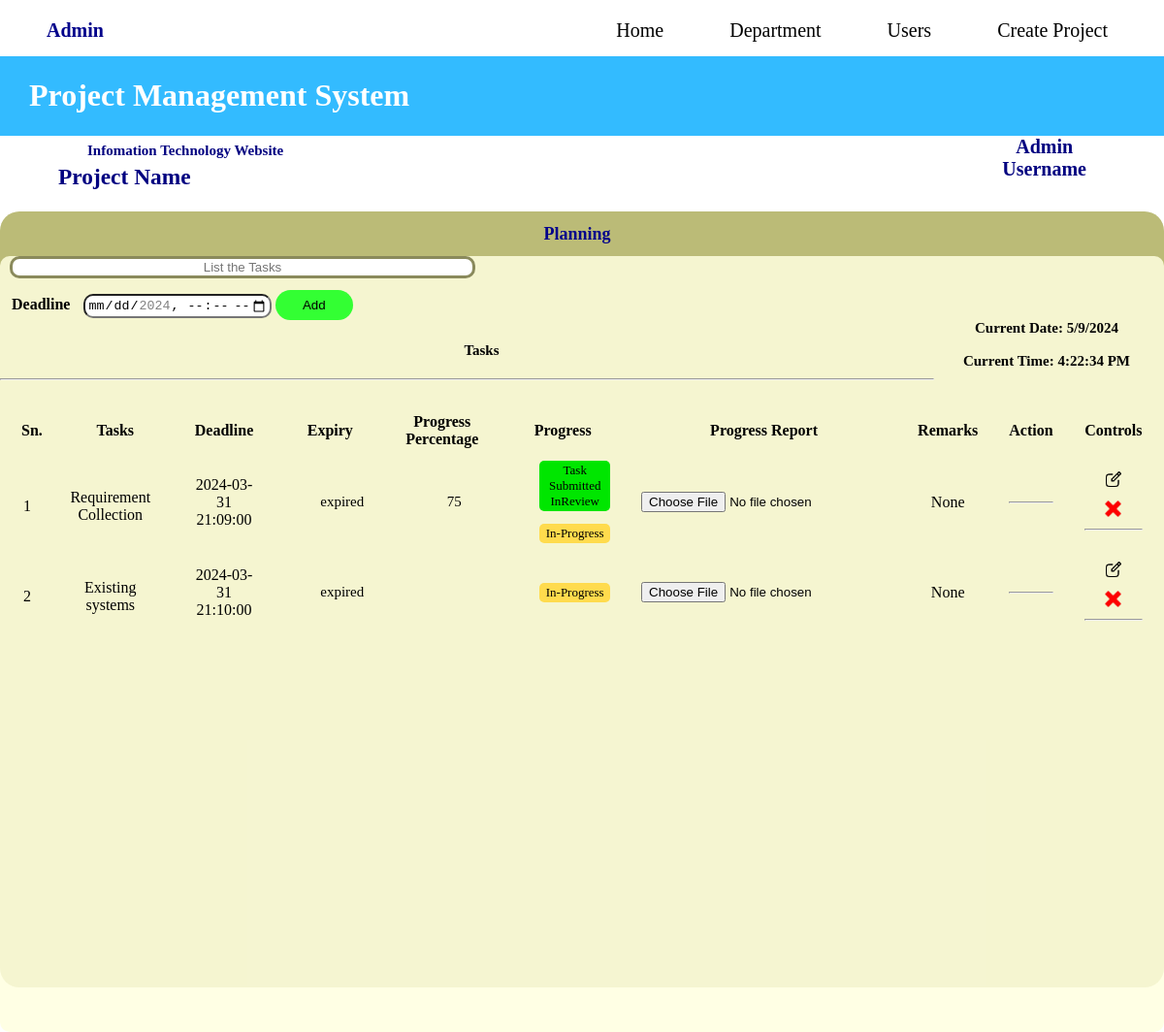
Before: /task_mgmt/sub_task_list.php?main_task_id=16&project_id=10 (signed in) with the older database file.
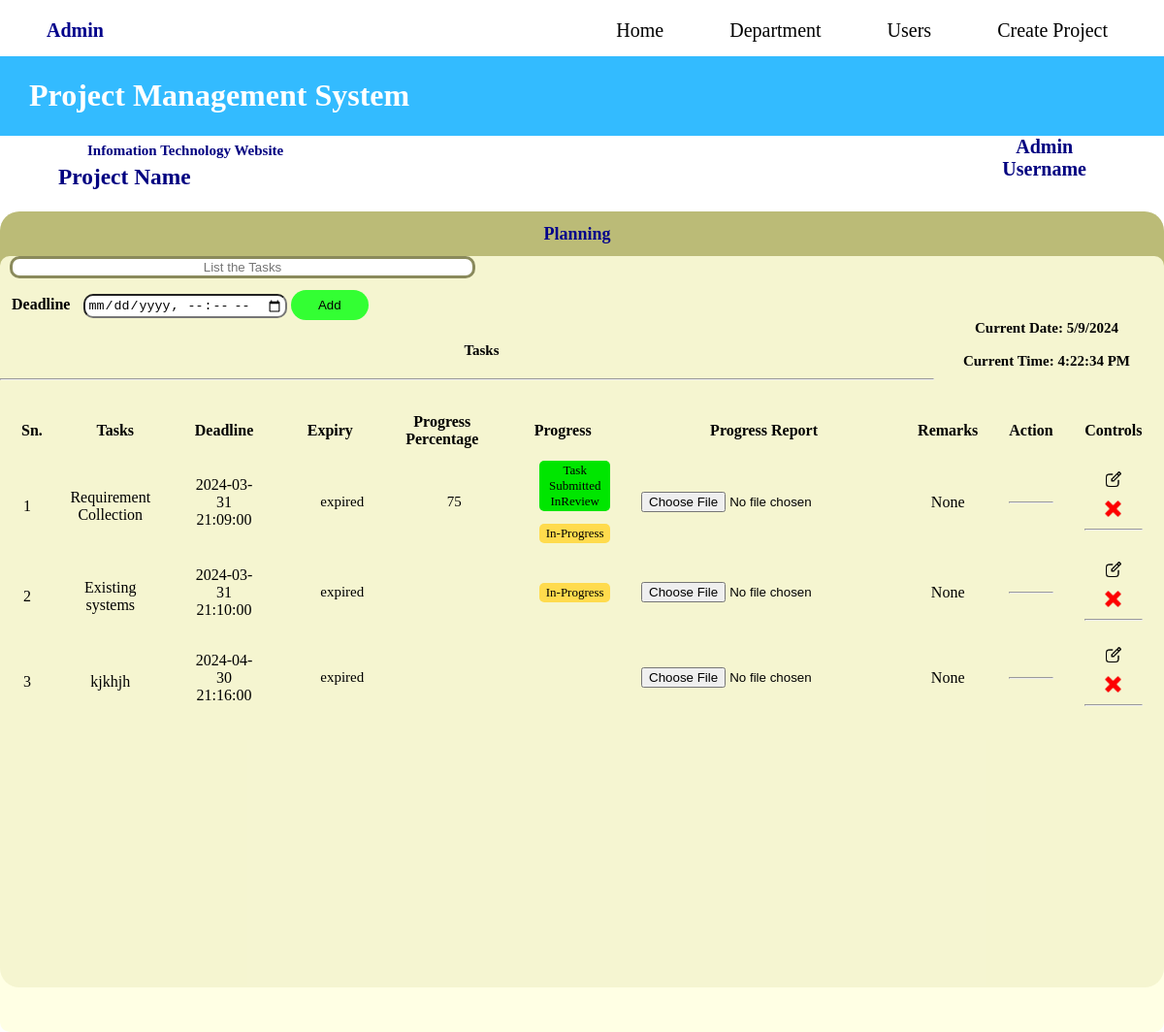
After: the same page with the newer database file.
### tables this page shows
CREATE TABLE `sub_task_mgmt` (
  `Id` int(11) NOT NULL,
  `message` varchar(255) NOT NULL,
  `main_task_id` int(11) DEFAULT NULL,
  `end_date_time` datetime DEFAULT NULL,
  `progress_percentage` varchar(5) NOT NULL,
  `progress` int(11) DEFAULT NULL,
  `remarks` varchar(255) NOT NULL DEFAULT 'None',
  `fileupload` varchar(255) NOT NULL,
  `completed` int(11) DEFAULT NULL,
  `review` int(11) NOT NULL,
  `suspend` int(11) DEFAULT NULL,
  `project_id` int(11) NOT NULL,
  `updated_date` datetime NOT NULL,
  `isvarified` int(11) NOT NULL
);

### task_mgmt/js/validmaintaskdate.php (called while the page is built, shortened)
<?php
if (!function_exists('getDateTimeDiff'))
{
    function getDateTimeDiff($end_date_time) {
        $now_timestamp = strtotime(date('Y-m-d H:i:s'));
        $end_timestamp = strtotime($end_date_time);
        $diff_timestamp = $end_timestamp - $now_timestamp;
        if ($diff_timestamp < 0) {
            return 'expired';
        } elseif ($diff_timestamp < 60) {
            return 'few seconds left';
        } elseif ($diff_timestamp >= 60 && $diff_timestamp < 3600) {
            return round($diff_timestamp / 60) . ' mins left';
        } elseif ($diff_timestamp >= 3600 && $diff_timestamp < 86400) {
            return round($diff_timestamp / 3600) . ' hours left';
        } elseif ($diff_timestamp >= 86400 && $diff_timestamp < (86400 * 30)) {
            return round($diff_timestamp / (86400)) . ' days left';
        } elseif ($diff_timestamp >= (86400 * 30) && $diff_timestamp < (86400 * 365)) {
            return round($diff_timestamp / (86400 * 30)) . ' months left';
        } else {
            return round($diff_timestamp / (86400 * 365)) . ' years left';
        }
    }
}
?>

### task_mgmt/sub_task_list.php (the view, shortened to what the changed rows need)
<?php
$userType= $_SESSION["user_type"];
?>
<html>
    <head>
        <link rel="stylesheet" href="../css/subtasklist.css">
        <link rel="stylesheet" href="../css/headpname.css">
    </head>
    <body>
        <?php
        if($userType=="admin" || $userType=="foreman" || $userType=="user")
        {
            ?>
            <?php
            include '../interface_nav.php';
            include 'topic_insert.php';
          ?>
    <?php
    include './js/validmaintaskdate.php';
        $sql = "SELECT * FROM sub_task_mgmt WHERE main_task_id = '$main_task_id' and project_id='$project_id'";
        $result = mysqli_query($conn, $sql);
        if (mysqli_num_rows($result) > 0)
        {
        ?>
            <table border='0'>
            <tr>
                <th>Sn.</th>
                <th>Tasks</th>
                <th>Deadline</th>
                <th>Expiry</th>
                <th>Progress Percentage</th>
                <th>Progress</th>
                <th>Progress Report</th>
                <th>Remarks</th>
                <th>Action</th>
                <th>Controls</th>
            </tr>
        <?php
        $count = 1;
    while ($row = mysqli_fetch_assoc($result)) {
            $msg = $row['message'];
            $end_time = $row['end_date_time'];
            $rowId = $row['Id'];
            $progress_percentage = $row['progress_percentage'];
            $progress_status = $row['progress'];
            $fetched_remarks=$row['remarks'];
            $completed = $row['completed'];
            $review = $row['review'];
            $fetched_file=basename($row['fileupload']);
            $suspend=$row['suspend'];
            $isvarified=$row['isvarified'];
        ?>
        <tr id="row_<?php echo $rowId; ?>">
            <td style='padding: 10px;'><?php echo $count; ?></td>
            <td style='padding: 10px; max-width:15rem;'><?php echo $msg; ?></td>
            <td><?php echo $end_time; ?></td>
            <td>
                <?php
                echo '<p> ' . getDateTimeDiff($end_time) . '</p>';
                ?>
            </td>
            <td>
                <p><?php echo $progress_percentage!=0 ? $progress_percentage:''; ?></p>
            </td>
            <td>
                <?php
                    if($isvarified==1 && $review==1)
                    {
                        echo "<p style='background-color:#00e600;' class='btn'>Task Submitted InReview</p>";
                    }
                    if($isvarified==2 && $review==2)
                    {
                        echo "<p style='background-color:#00e600;' class='btn'>Varified</p>";
                    }
                    else if ($completed == 1) {
                        echo "<p style='background-color:#00e600;' class='btn'>Completed</p>";
                    } else if ($progress_status == 1) {
                        echo "<p style='background-color:#ffdb4d;' class='btn'>In-Progress</p>";
                    } else if ($suspend == 1) {
                        echo "<p style='background-color:#ff5c33;' class='btn'>Progress Suspended</p>";
                    } else if ($completed == NULL && $progress_status == NULL && $suspend == NULL) {
                        echo "";
                    }elseif ($review == 1) {
                        echo "<p style='background-color:#00e600;' class='btn'>In-Review</p>";
                    }
                ?>
            </td>
            <form action="" method="POST" enctype="multipart/form-data">
            <td><div id="inputdata" >
                <input type="file" name="file" ><?php echo $fetched_file;?>
            </div>
            </td>
            <td>
                <?php
                if($fetched_remarks!=="undefined")
                    {
                        echo $fetched_remarks;
                    }
                    else
                    {
                        echo "None";
                    } ;
                ?>
            </td>
            <td>
                </form>
            <hr>
            <td>
                <a href='update_sub_task.php?id=<?php echo $rowId;?>&main_task_id=<?php echo $main_task_id;?>&project_id=<?php echo $project_id;?>' class="control">
                <img src='edit.png' alt='image' title='Edit'></a>
                <?php
                if(!($userType=="user"))
                {?>
                    <a href='delete_sub_task.php?id=<?php echo $rowId;?>&main_task_id=<?php echo $main_task_id;?>&project_id=<?php echo $project_id;?>'>
                    <img src='delete.png' alt='image' title='Delete'class="control_img">
                    </a>
                <?php
                }?>
                <hr>
            </td>
        </tr>
        <?php
        $count++;
    }
    ?>
    </table>
    <?php
    }
    else {
        echo "No records found.";
    }
    ?>
        <?php
        }?>
    </body>
</html>

Changed rows visible on the page:
added sub_task_mgmt: message "kjkhjh", end_date_time "2024-04-30 21:16:00", end_date_time "expired", remarks "None"
